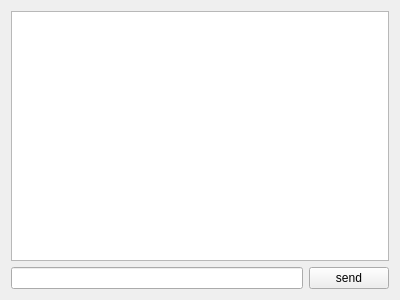
<?xml version="1.0" encoding="UTF-8"?>
<ui version="4.0">
 <class>WLConsoleModbus</class>
 <widget class="QWidget" name="WLConsoleModbus">
  <property name="geometry">
   <rect>
    <x>0</x>
    <y>0</y>
    <width>400</width>
    <height>300</height>
   </rect>
  </property>
  <property name="windowTitle">
   <string>Modbus terminal</string>
  </property>
  <layout class="QGridLayout" name="gridLayout">
   <item row="1" column="1">
    <widget class="QPushButton" name="pbSend">
     <property name="text">
      <string>send</string>
     </property>
    </widget>
   </item>
   <item row="1" column="0">
    <widget class="QLineEdit" name="lineEdit"/>
   </item>
   <item row="0" column="0" colspan="2">
    <widget class="QTextEdit" name="textEdit">
     <property name="readOnly">
      <bool>true</bool>
     </property>
    </widget>
   </item>
  </layout>
 </widget>
 <resources/>
 <connections/>
</ui>
